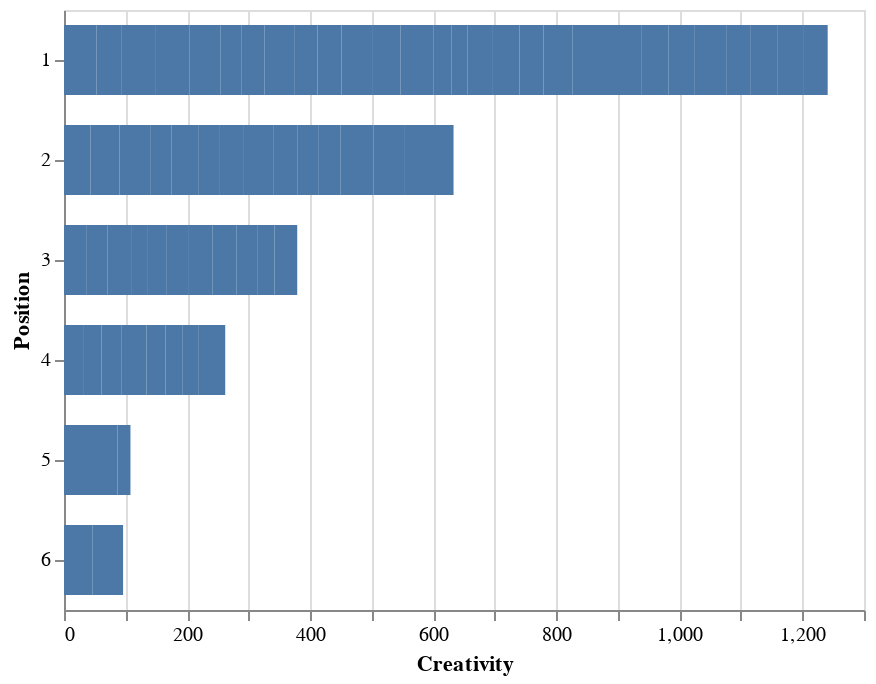

Source (notebook cell):
### Code cell
# Horizontal Bars 
alt.Chart(data).mark_bar(size=35).encode(
    y='Position:N',
    x='Creativity',
).properties(
    height = 300
)

### Figure 1 — Vega-Lite specification as saved in the notebook (floating-point values rounded to 4 significant figures)
{"config": {"view": {"continuousWidth": 400, "continuousHeight": 300}}, "data": {"name": "data-4ffd5b5505ca846f21f4f9c23f4f1061"}, "mark": {"type": "bar", "size": 35}, "encoding": {"x": {"field": "Creativity", "type": "quantitative"}, "y": {"field": "Position", "type": "nominal"}}, "height": 300, "$schema": "https://vega.github.io/schema/vega-lite/v4.17.0.json", "datasets": {"data-4ffd5b5505ca846f21f4f9c23f4f1061": [{"Unnamed: 0": 1, "Creativity": 53, "Position": 1, "Novice": 0}, {"Unnamed: 0": 2, "Creativity": 36, "Position": 3, "Novice": 1}, {"Unnamed: 0": 3, "Creativity": 31, "Position": 4, "Novice": 0}, {"Unnamed: 0": 4, "Creativity": 43, "Position": 2, "Novice": 0}, {"Unnamed: 0": 5, "Creativity": 30, "Position": 4, "Novice": 1}, {"Unnamed: 0": 6, "Creativity": 41, "Position": 1, "Novice": 0}, {"Unnamed: 0": 7, "Creativity": 32, "Position": 4, "Novice": 0}, {"Unnamed: 0": 8, "Creativity": 54, "Position": 1, "Novice": 1}, {"Unnamed: 0": 9, "Creativity": 47, "Position": 2, "Novice": 1}, {"Unnamed: 0": 10, "Creativity": 50, "Position": 2, "Novice": 0}, {"Unnamed: 0": 11, "Creativity": 56, "Position": 1, "Novice": 0}, {"Unnamed: 0": 12, "Creativity": 50, "Position": 1, "Novice": 0}, {"Unnamed: 0": 13, "Creativity": 34, "Position": 1, "Novice": 1}, {"Unnamed: 0": 14, "Creativity": 41, "Position": 4, "Novice": 0}, {"Unnamed: 0": 15, "Creativity": 52, "Position": 5, "Novice": 0}, {"Unnamed: 0": 16, "Creativity": 38, "Position": 1, "Novice": 0}, {"Unnamed: 0": 17, "Creativity": 35, "Position": 2, "Novice": 1}, {"Unnamed: 0": 18, "Creativity": 35, "Position": 3, "Novice": 1}, {"Unnamed: 0": 19, "Creativity": 48, "Position": 1, "Novice": 0}, {"Unnamed: 0": 20, "Creativity": 38, "Position": 1, "Novice": 1}, {"Unnamed: 0": 21, "Creativity": 43, "Position": 2, "Novice": 1}, {"Unnamed: 0": 22, "Creativity": 38, "Position": 3, "Novice": 1}, {"Unnamed: 0": 23, "Creativity": 39, "Position": 1, "Novice": 1}, {"Unnamed: 0": 24, "Creativity": 51, "Position": 1, "Novice": 0}, {"Unnamed: 0": 25, "Creativity": 26, "Position": 3, "Novice": 0}, {"Unnamed: 0": 26, "Creativity": 31, "Position": 4, "Novice": 1}, {"Unnamed: 0": 27, "Creativity": 45, "Position": 1, "Novice": 0}, {"Unnamed: 0": 28, "Creativity": 31, "Position": 3, "Novice": 0}, {"Unnamed: 0": 29, "Creativity": 34, "Position": 2, "Novice": 1}, {"Unnamed: 0": 30, "Creativity": 35, "Position": 5, "Novice": 1}, {"Unnamed: 0": 31, "Creativity": 39, "Position": 2, "Novice": 1}, {"Unnamed: 0": 32, "Creativity": 50, "Position": 2, "Novice": 1}, {"Unnamed: 0": 33, "Creativity": 53, "Position": 1, "Novice": 1}, {"Unnamed: 0": 34, "Creativity": 38, "Position": 2, "Novice": 0}, {"Unnamed: 0": 35, "Creativity": 37, "Position": 3, "Novice": 0}, {"Unnamed: 0": 36, "Creativity": 34, "Position": 2, "Novice": 1}, {"Unnamed: 0": 37, "Creativity": 30, "Position": 1, "Novice": 0}, {"Unnamed: 0": 38, "Creativity": 46, "Position": 6, "Novice": 0}, {"Unnamed: 0": 39, "Creativity": 36, "Position": 2, "Novice": 1}, {"Unnamed: 0": 40, "Creativity": 26, "Position": 1, "Novice": 1}, {"Unnamed: 0": 41, "Creativity": 41, "Position": 1, "Novice": 1}, {"Unnamed: 0": 42, "Creativity": 50, "Position": 6, "Novice": 1}, {"Unnamed: 0": 43, "Creativity": 43, "Position": 1, "Novice": 0}, {"Unnamed: 0": 44, "Creativity": 54, "Position": 2, "Novice": 0}, {"Unnamed: 0": 45, "Creativity": 39, "Position": 1, "Novice": 1}, {"Unnamed: 0": 46, "Creativity": 51, "Position": 2, "Novice": 0}, {"Unnamed: 0": 47, "Creativity": 47, "Position": 1, "Novice": 0}, {"Unnamed: 0": 48, "Creativity": 38, "Position": 3, "Novice": 1}, {"Unnamed: 0": 49, "Creativity": 32, "Position": 1, "Novice": 0}, {"Unnamed: 0": 50, "Creativity": 28, "Position": 4, "Novice": 1}, {"Unnamed: 0": 51, "Creativity": 39, "Position": 1, "Novice": 0}, {"Unnamed: 0": 52, "Creativity": 42, "Position": 1, "Novice": 1}, {"Unnamed: 0": 53, "Creativity": 44, "Position": 2, "Novice": 0}, {"Unnamed: 0": 54, "Creativity": 21, "Position": 5, "Novice": 1}, {"Unnamed: 0": 55, "Creativity": 43, "Position": 1, "Novice": 1}, {"Unnamed: 0": 56, "Creativity": 39, "Position": 3, "Novice": 1}, {"Unnamed: 0": 57, "Creativity": 42, "Position": 1, "Novice": 1}, {"Unnamed: 0": 58, "Creativity": 35, "Position": 2, "Novice": 0}, {"Unnamed: 0": 59, "Creativity": 52, "Position": 1, "Novice": 0}, {"Unnamed: 0": 60, "Creativity": 39, "Position": 1, "Novice": 0}, {"Unnamed: 0": 61, "Creativity": 45, "Position": 1, "Novice": 0}, {"Unnamed: 0": 62, "Creativity": 25, "Position": 4, "Novice": 1}, {"Unnamed: 0": 63, "Creativity": 41, "Position": 1, "Novice": 1}, {"Unnamed: 0": 64, "Creativity": 35, "Position": 3, "Novice": 1}, {"Unnamed: 0": 65, "Creativity": 27, "Position": 3, "Novice": 0}, {"Unnamed: 0": 66, "Creativity": 44, "Position": 4, "Novice": 0}, {"Unnamed: 0": 67, "Creativity": 37, "Position": 3, "Novice": 1}, {"Unnamed: 0": 68, "Creativity": 40, "Position": 1, "Novice": 1}]}}
